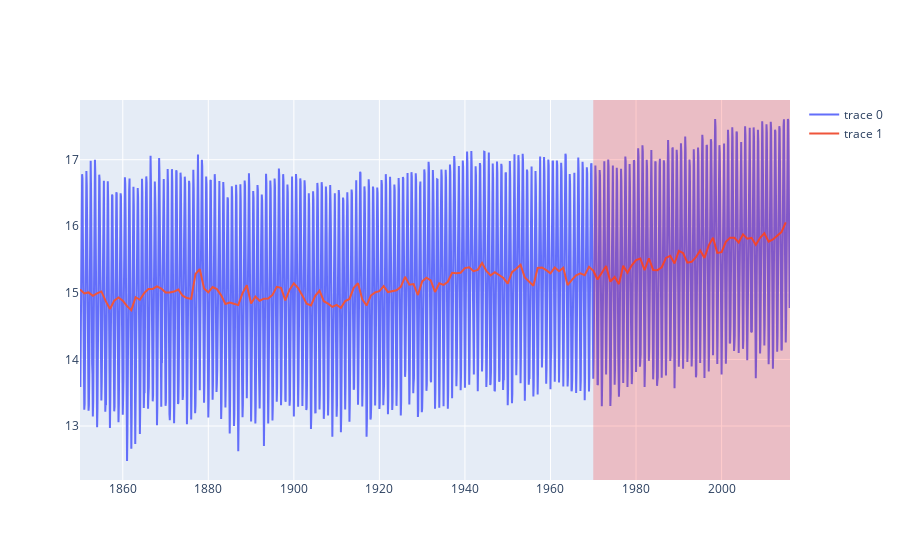

Write notebook code for a chart like this one.
### Code cell
# Display graphic about average sea & land temperature with mean line
fig = go.Figure()
fig.add_trace(go.Scatter(x = df.dt, y = df.LandAndOceanAverageTemperature))
fig.add_trace(go.Scatter(x=mean_temp.index,y=mean_temp.values, mode='lines'))
fig.add_vrect(x0="2015-12-31", x1="1970-01-01", line_width=0, fillcolor="red", opacity=0.2)
fig.show()

### Figure 1 — Plotly figure (JSON) as saved in the notebook; plotly's stock layout.template omitted (floating-point values rounded to 4 significant figures; data arrays with more than 128 entries replaced by an {"elided": "..."} marker saying what was removed)
{"data": [{"type": "scatter", "x": {"elided": "1991 str values"}, "y": {"elided": "1991 float values"}}, {"mode": "lines", "type": "scatter", "x": {"elided": "166 int values"}, "y": {"elided": "166 float values"}}], "layout": {"shapes": [{"fillcolor": "red", "line": {"width": 0}, "opacity": 0.2, "type": "rect", "x0": "2015-12-31", "x1": "1970-01-01", "xref": "x", "y0": 0, "y1": 1, "yref": "y domain"}]}}
